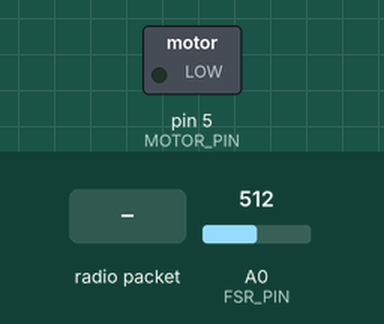
This sketch was run on a simulated Arduino Uno, built with avr-gcc and run on an emulated ATmega328P. Parts: switched loads named in the sketch (green lamp = pin HIGH). The inputs (shaded band) are chosen by the test bench; at power-on: A0 (FSR_PIN) = 512. No radio packets arrive unless stated; what the sketch prints to the serial monitor is not drawn.

Above: at 1.2 s.
1.3 s: A0 (FSR_PIN) set to 390
3.6 s: radio packet "ACK" arrives
Timing chart, 0 to 6.6 s (numbered marks = the images above; inputs shaded):
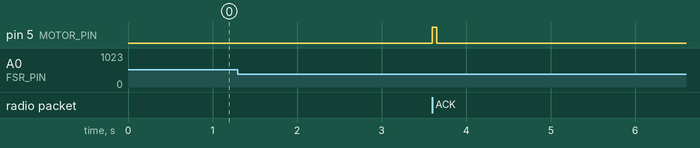

Measured:
- after the input at 1.3 s, every drawn part: stays the same

The sketch:

Haptic_Feedback_System.ino
```cpp
#include <SPI.h>
#include <LoRa.h>

#define FSR_PIN A0
#define MOTOR_PIN 5
#define LORA_SS 10
#define LORA_RST 9
#define LORA_DIO0 2

#define THRESHOLD 400
#define DOT_DURATION 200
#define DASH_DURATION 600
#define GAP_DURATION 800
#define ACK_TIMEOUT 5000
#define MODE 0

String morseBuffer = "";
unsigned long lastTapTime = 0;
bool inMessage = false;

void setup() {
  Serial.begin(9600);
  pinMode(MOTOR_PIN, OUTPUT);
  LoRa.setPins(LORA_SS, LORA_RST, LORA_DIO0);
  if (!LoRa.begin(433E6)) {
    Serial.println("LoRa init failed!");
    while (1);
  }
  Serial.println("LoRa init OK");
}

void loop() {
  if (MODE == 0) {
    transmitterLoop();
  } else {
    receiverLoop();
  }
}

void transmitterLoop() {
  int fsrValue = analogRead(FSR_PIN);

  if (fsrValue > THRESHOLD) {
    unsigned long pressStart = millis();
    while (analogRead(FSR_PIN) > THRESHOLD);
    unsigned long pressDuration = millis() - pressStart;

    if (pressDuration < DOT_DURATION) morseBuffer += ".";
    else morseBuffer += "-";

    lastTapTime = millis();
    inMessage = true;
  }

  if (inMessage && millis() - lastTapTime > GAP_DURATION) {
    sendMessage(morseBuffer);
    morseBuffer = "";
    inMessage = false;
  }
}

void sendMessage(String msg) {
  Serial.println("Sending: " + msg);
  LoRa.beginPacket();
  LoRa.print(msg);
  LoRa.endPacket();

  unsigned long ackStart = millis();
  bool ackReceived = false;

  while (millis() - ackStart < ACK_TIMEOUT) {
    int packetSize = LoRa.parsePacket();
    if (packetSize) {
      String incoming = "";
      while (LoRa.available()) {
        incoming += (char)LoRa.read();
      }
      if (incoming == "ACK") {
        Serial.println("ACK received");
        vibrate(1, 50);
        ackReceived = true;
        break;
      }
    }
  }

  if (!ackReceived) {
    Serial.println("No ACK");
    vibrate(3, 40);
  }
}

void receiverLoop() {
  int packetSize = LoRa.parsePacket();
  if (packetSize) {
    String incoming = "";
    while (LoRa.available()) {
      incoming += (char)LoRa.read();
    }
    Serial.println("Received: " + incoming);

    while (true) {
      vibrate(1, 50);
      delay(200);

      if (analogRead(FSR_PIN) > THRESHOLD) {
        while (analogRead(FSR_PIN) > THRESHOLD);
        break;
      }
    }

    LoRa.beginPacket();
    LoRa.print("ACK");
    LoRa.endPacket();
  }
}

void vibrate(int times, int duration) {
  for (int i = 0; i < times; i++) {
    digitalWrite(MOTOR_PIN, HIGH);
    delay(duration);
    digitalWrite(MOTOR_PIN, LOW);
    delay(100);
  }
}
```
